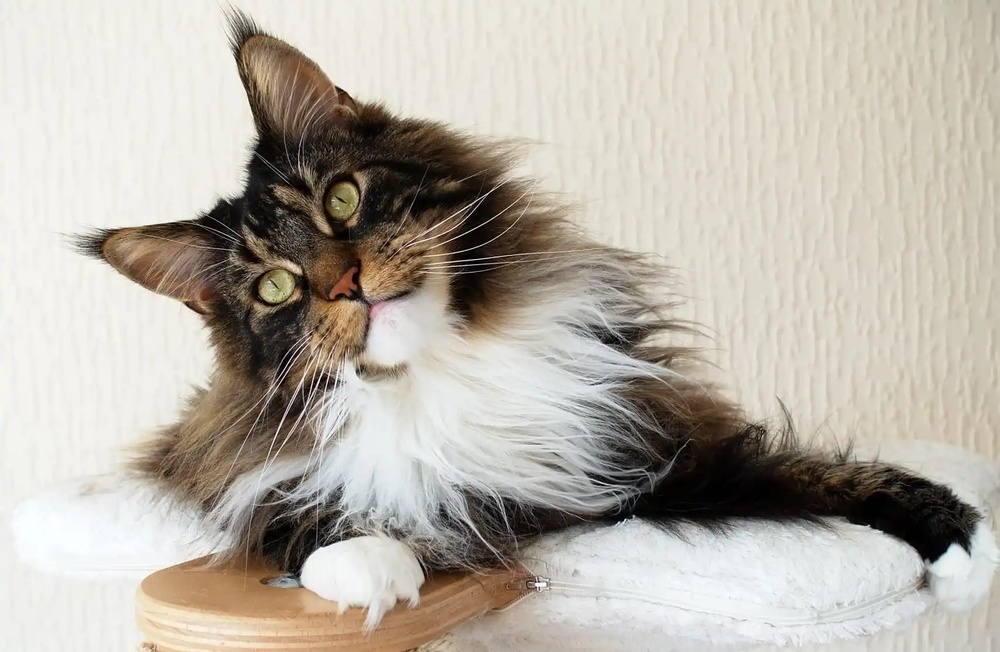
#> input picture _RandomBasicOperations/data/cat.jpg, 1000 x 652 px, shrunk from 1706 x 1113 before the run
$ jupyter execute 4-Threshold.ipynb
#> lines starting #> are read from the running program, lines starting #| are printed output that depends on the picture; after the words box and inside, x2 and y2 are one past the last pixel; in counts of white or black regions, pixels touching at a corner belong together
[cell 1]
# General import
import os

# 3rd-party import
import cv2
import matplotlib.pyplot as plt

# Local import

[cell 2]
img_path = '../data/cat.jpg'
img = cv2.imread(img_path)
#> img is the input picture: shape (652, 1000, 3); mean B, G, R 168.5, 178.8, 185

[cell 3]
img_rgb = cv2.cvtColor(img, cv2.COLOR_BGR2RGB)
img_gray = cv2.cvtColor(img_rgb, cv2.COLOR_BGR2GRAY)
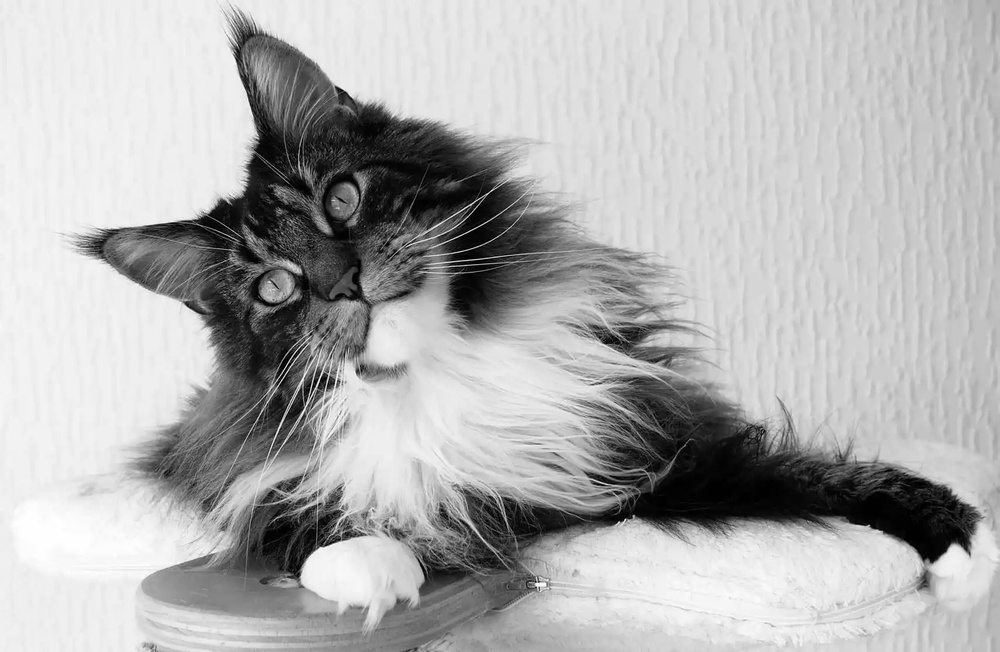
#> img_gray: shape (652, 1000); min 0, max 255, mean 176.4

[cell 4]
fig, (ax1, ax2) = plt.subplots(1, 2, figsize=(15, 5))

ax1.imshow(img_rgb)
ax1.set_title("RGB Image")
ax1.axis('off')

ax2.imshow(img_gray, cmap='gray')
ax2.set_title("Grayscale image")
ax2.axis('off')

plt.tight_layout()
plt.show()
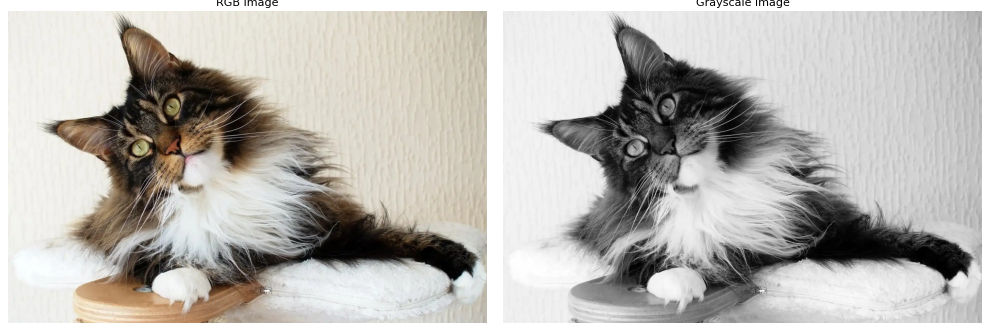
#> figure drawn by matplotlib, 2 panels

## Thresholding

[cell 5]
ret, thresh1 = cv2.threshold(img_gray, 50, 255, cv2.THRESH_BINARY)
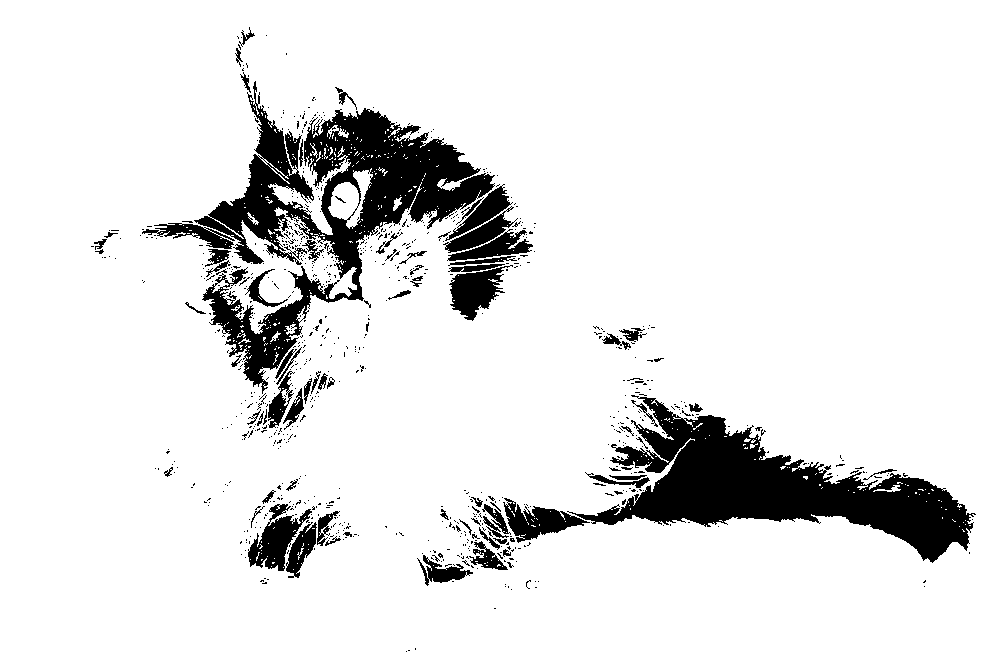
#> thresh1: shape (652, 1000); 89.4% white; 813 black regions (735 under 20 px), largest, box (x1, y1, x2, y2) and area: (194, 81, 495, 394) 25677, (567, 395, 976, 563) 23485, (248, 504, 312, 571) 1860
ret, thresh2 = cv2.threshold(img_gray, 100, 255, cv2.THRESH_BINARY)
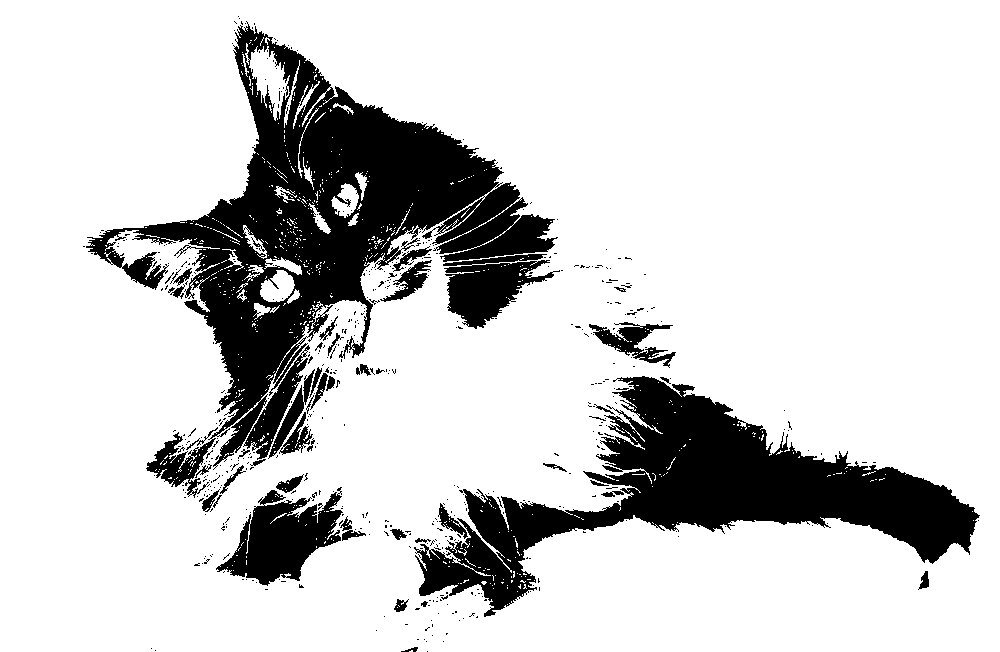
#> thresh2: shape (652, 1000); 81.4% white; 543 black regions (497 under 20 px), largest, box (x1, y1, x2, y2) and area: (86, 21, 558, 498) 60249, (414, 376, 980, 617) 41605, (216, 487, 343, 586) 6372

[cell 6]
fig, (ax1, ax2) = plt.subplots(1, 2, figsize=(15, 5))

ax1.imshow(thresh1, cmap='gray')
ax1.set_title("Threshold=50")
ax1.axis('off')

ax2.imshow(thresh2, cmap='gray')
ax2.set_title("Threshold=100")
ax2.axis('off')

plt.tight_layout()
plt.show()

## Adaptive threshold

[cell 7]
img_path = '../data/writing.png'
img = cv2.imread(img_path)
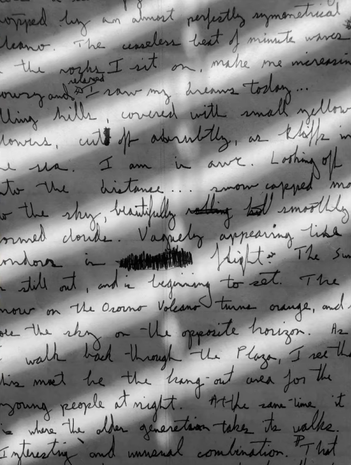
#> input picture _RandomBasicOperations/data/writing.png, 351 x 465 px, shrunk from 599 x 794 before the run
#> img is the input picture: shape (465, 351, 3); mean B, G, R 129.6, 129.6, 129.6

[cell 8]
img_rgb = cv2.cvtColor(img, cv2.COLOR_BGR2RGB)
#> img_rgb: shape (465, 351, 3)
img_gray = cv2.cvtColor(img, cv2.COLOR_BGR2GRAY)
#> img_gray: shape (465, 351)

[cell 9]
fig, (ax1, ax2) = plt.subplots(1, 2, figsize=(15, 10))

ax1.imshow(img_rgb)
ax1.set_title("RGB Image")
ax1.axis('off')

ax2.imshow(img_gray, cmap='gray')
ax2.set_title("Grayscale image")
ax2.axis('off')

plt.tight_layout()
plt.show()

[cell 10]
adaptive_thresh = cv2.adaptiveThreshold(img_gray, 255, cv2.ADAPTIVE_THRESH_GAUSSIAN_C, cv2.THRESH_BINARY, 21, 30)
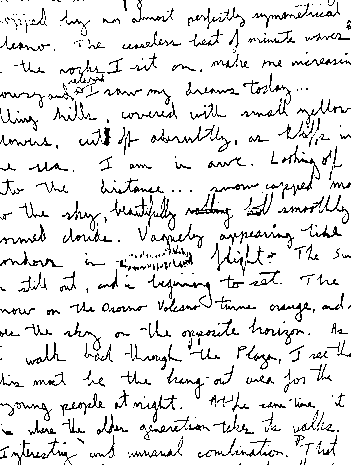
#> adaptive_thresh: shape (465, 351); 90.3% white; black in thin lines or dots
